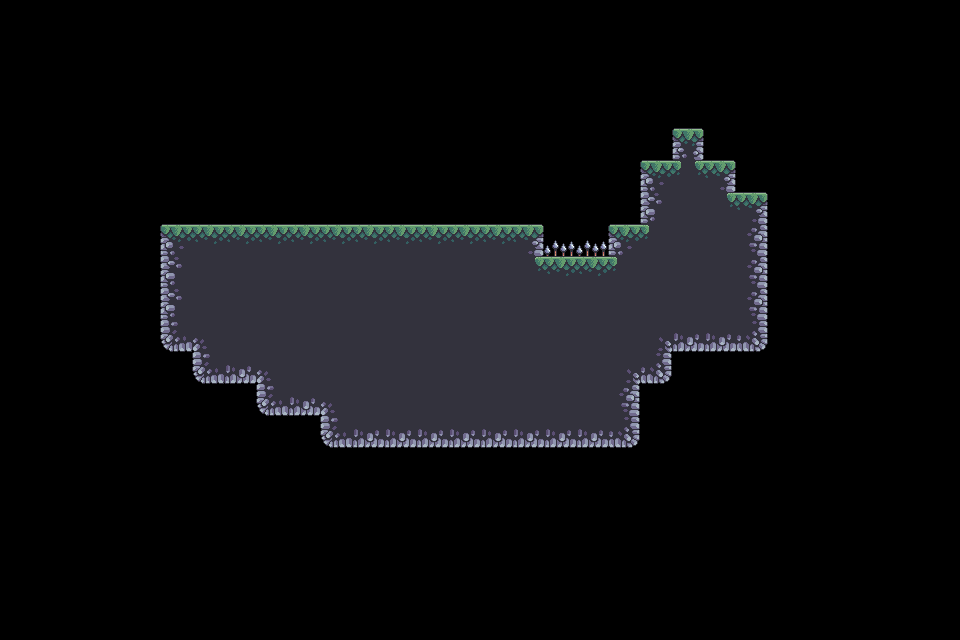

Rendered tile map (Tiled .tmx) drawn with the repository's tilesets; below, a short description and the map source with its tile grids summarised:
An orthogonal 30x20 tile map with 32x32 px tiles, 6 tile layers (back0, back1, middle0, middle1, ...).

<map version="1.10" tiledversion="1.11.2" orientation="orthogonal" renderorder="right-down" width="30" height="20" tilewidth="32" tileheight="32" infinite="0" nextlayerid="8" nextobjectid="1">
 <tileset firstgid="1" source="terrains.tsx" />
 <layer id="1" name="back0" width="30" height="20">
  <data>[600 cells, 119 non-empty, 15 distinct tile ids]</data>
 </layer>
 <layer id="2" name="back1" width="30" height="20">
  <data>[600 cells, 2 non-empty, 1 distinct tile ids]</data>
 </layer>
 <layer id="3" name="middle0" width="30" height="20">
  <data>[600 cells, 0 non-empty, 0 distinct tile ids]</data>
 </layer>
 <layer id="4" name="middle1" width="30" height="20">
  <data>[600 cells, 0 non-empty, 0 distinct tile ids]</data>
 </layer>
 <layer id="5" name="front0" width="30" height="20">
  <data>[600 cells, 0 non-empty, 0 distinct tile ids]</data>
 </layer>
 <layer id="6" name="front1" width="30" height="20">
  <data>[600 cells, 0 non-empty, 0 distinct tile ids]</data>
 </layer>
</map>